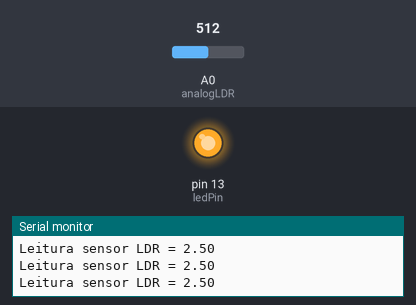
This sketch was run on a simulated Arduino Uno, built with avr-gcc and run on an emulated ATmega328P. Shown: output pins drawn as LEDs (lit = HIGH), the last lines printed to the serial monitor. The inputs (shaded band) are chosen by the test bench; at power-on: A0 (analogLDR) = 512.

Above: at 1.3 s.
1.4 s: A0 (analogLDR) set to 319
2.9 s: A0 (analogLDR) set to 299
At 4.3 s:
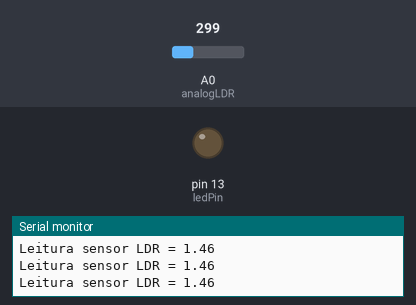
4.6 s: A0 (analogLDR) set to 511
At 5.6 s:
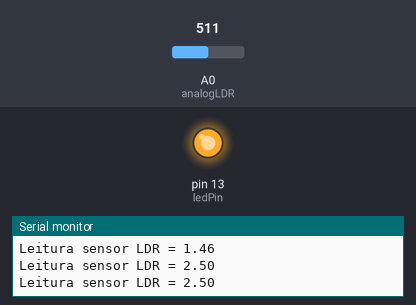
6.1 s: A0 (analogLDR) set to 306
At 6.8 s:
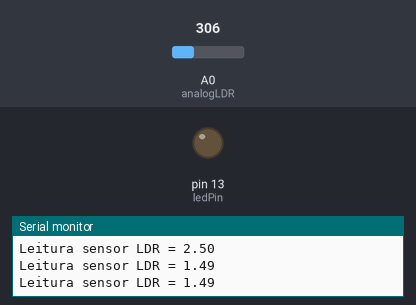
Timing chart, 0 to 8.6 s (numbered marks = the images above; inputs shaded):
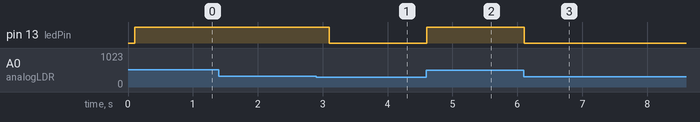

Measured:
- the behaviour switches between 308 and 307 on A0 (analogLDR) (found by bisection; images 0 and 1)
- after the input at 2.9 s, pin 13 (ledPin): HIGH → LOW after 0.20 s
- after the input at 4.6 s, pin 13 (ledPin): LOW → HIGH at once
- after the input at 6.1 s, pin 13 (ledPin): HIGH → LOW at once

The sketch:

sensor_de_luz_ldr.ino
```cpp
// sensor de luz LDR

#define analogLDR A0
#define limiar 1.5
#define ledPin 13

int leitura = 0;
float voltageLDR;


void setup()
{
  pinMode (ledPin, OUTPUT);
  Serial.begin (9600);
  delay (100);
}

void loop()
{
  leitura = analogRead (analogLDR);
  voltageLDR = leitura * (5.0/1024);
  Serial.print ("Leitura sensor LDR = ");
  Serial.println (voltageLDR);

  if (voltageLDR > limiar)
    digitalWrite (ledPin, HIGH);
  else
    digitalWrite (ledPin, LOW);

  delay (500);
}
```
